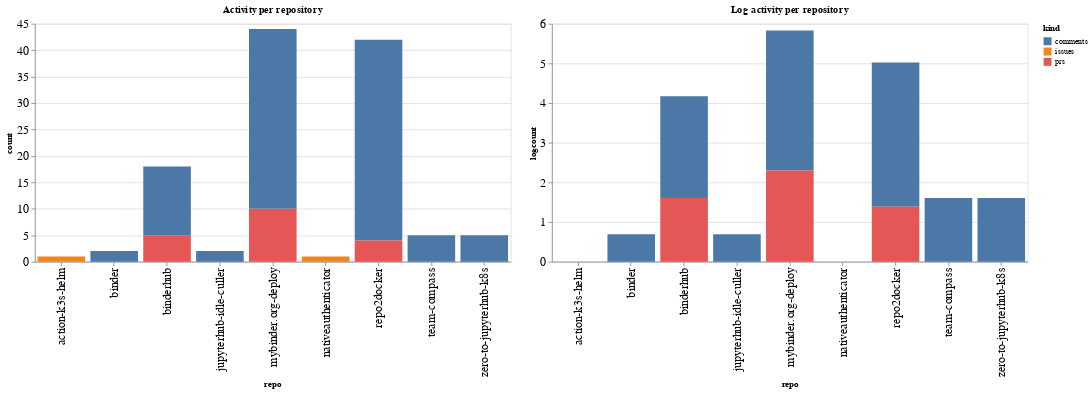

This figure's notebook cell:
### Code cell
ch1 = alt.Chart(repo_summaries, width=600, title="Activity per repository").mark_bar().encode(
    x='repo',
    y='count',
    color='kind',
    tooltip="kind"
)

ch2 = alt.Chart(repo_summaries, width=600, title="Log activity per repository").mark_bar().encode(
    x='repo',
    y='logcount',
    color='kind',
    tooltip="kind"
)

ch1 | ch2

### Figure 1 — Vega-Lite specification as saved in the notebook (floating-point values rounded to 4 significant figures)
{"config": {"axisLeft": {"labelFontSize": 15}, "axisBottom": {"labelFontSize": 15}}, "hconcat": [{"mark": "bar", "encoding": {"color": {"type": "nominal", "field": "kind"}, "tooltip": {"type": "nominal", "field": "kind"}, "x": {"type": "nominal", "field": "repo"}, "y": {"type": "quantitative", "field": "count"}}, "title": "Activity per repository", "width": 600}, {"mark": "bar", "encoding": {"color": {"type": "nominal", "field": "kind"}, "tooltip": {"type": "nominal", "field": "kind"}, "x": {"type": "nominal", "field": "repo"}, "y": {"type": "quantitative", "field": "logcount"}}, "title": "Log activity per repository", "width": 600}], "data": {"name": "data-2f1c505eeaf38af7a6832641cc9a90fb"}, "$schema": "https://vega.github.io/schema/vega-lite/v4.8.1.json", "datasets": {"data-2f1c505eeaf38af7a6832641cc9a90fb": [{"repo": "action-k3s-helm", "kind": "issues", "count": 1, "logcount": 0.0}, {"repo": "binder", "kind": "comments", "count": 2, "logcount": 0.6931}, {"repo": "binderhub", "kind": "comments", "count": 13, "logcount": 2.565}, {"repo": "binderhub", "kind": "prs", "count": 5, "logcount": 1.609}, {"repo": "jupyterhub-idle-culler", "kind": "comments", "count": 2, "logcount": 0.6931}, {"repo": "mybinder.org-deploy", "kind": "comments", "count": 34, "logcount": 3.526}, {"repo": "mybinder.org-deploy", "kind": "prs", "count": 10, "logcount": 2.303}, {"repo": "nativeauthenticator", "kind": "issues", "count": 1, "logcount": 0.0}, {"repo": "repo2docker", "kind": "comments", "count": 38, "logcount": 3.638}, {"repo": "repo2docker", "kind": "prs", "count": 4, "logcount": 1.386}, {"repo": "team-compass", "kind": "comments", "count": 5, "logcount": 1.609}, {"repo": "zero-to-jupyterhub-k8s", "kind": "comments", "count": 5, "logcount": 1.609}]}}
